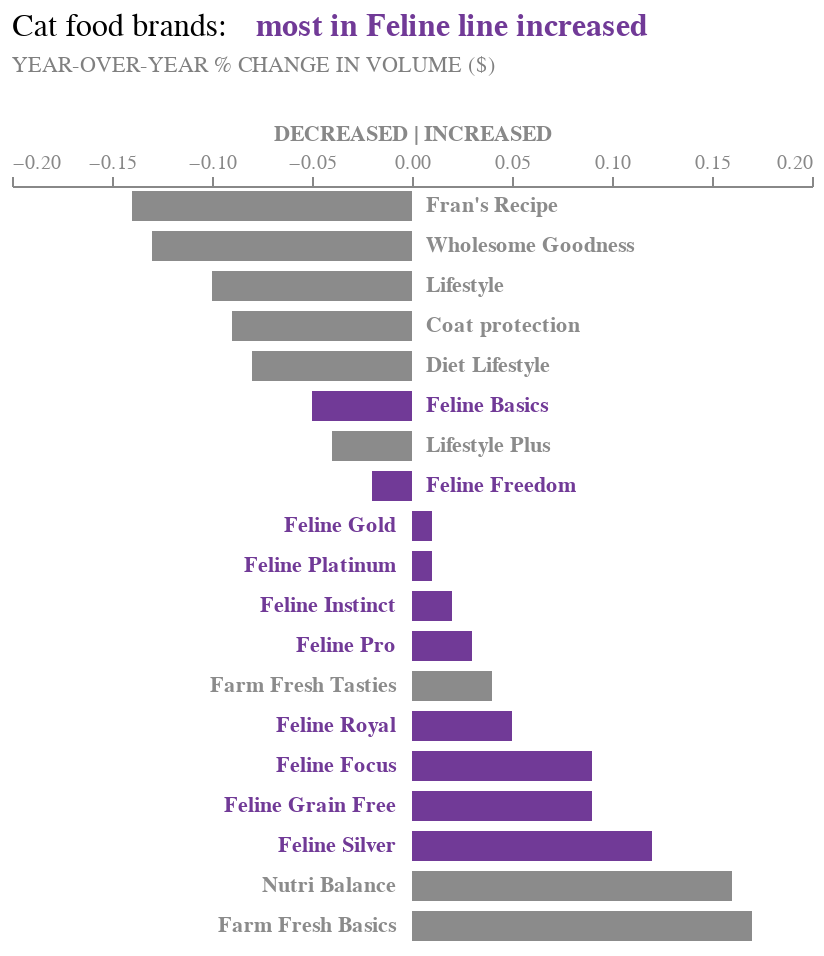

Write notebook code for a chart like this one.
### Markdown cell above
![Alt text](\Images\4_2b.png)

### Code cell
conditions = [
    f'datum.Brands == "{brand}"' for brand in table['Brands'] if 'Feline' in brand
]

condition = f"({'|'.join(conditions)})"


chart_purple = alt.Chart(table).mark_bar( 
        size = 15
        ).encode(
    x = alt.X(
        "Change", 
        scale = alt.Scale(domain = [-0.20, 0.20]), 
        axis = alt.Axis(grid = False, orient = "top", labelColor = "#888888", titleColor = '#888888'),
        title = "DECREASED | INCREASED"
        ),
    y = alt.Y("Brands", sort = None, axis = None),
    color = alt.condition(condition,
                          alt.value('#713a97'), alt.value('#8b8b8b'))
    )

label1_purple = alt.Chart(table.loc[table['Change'] < 0]).mark_text(align = 'left', fontWeight = 700).encode(
    x = alt.value(207),
    y = alt.Y('Brands', sort = None),
    text = alt.Text('Brands'),
    color = alt.condition(condition,
                          alt.value('#713a97'), alt.value('#8b8b8b'))
    )

label2_purple = alt.Chart(table.loc[table['Change'] > 0]).mark_text(align = 'right', fontWeight = 700).encode(
    x = alt.value(192),
    y = alt.Y('Brands', sort = None),
    text = alt.Text('Brands'),
    color = alt.condition(condition,
                          alt.value('#713a97'), alt.value('#8b8b8b'))
    )

title_purple = alt.Chart(
    {"values": [{"text":  [
        'most in Feline line increased'
         ]}]}
).mark_text(size = 16, align = "left", dx = -78, dy = -270, fontWeight = 700, color = '#713a97').encode(
    text = "text:N"
)




final = chart_purple + label1_purple + label2_purple + title_bw + title_purple + subtitle_bw

final.properties(width = 400).configure_view(stroke = None)

### Figure 1 — Vega-Lite specification as saved in the notebook (floating-point values rounded to 4 significant figures)
{"config": {"view": {"continuousWidth": 300, "continuousHeight": 300, "stroke": null}}, "layer": [{"data": {"name": "data-9ee411e192bdf834e5a77b44a346fa8f"}, "mark": {"type": "bar", "size": 15}, "encoding": {"color": {"condition": {"test": "(datum.Brands == \"Feline Basics\"|datum.Brands == \"Feline Freedom\"|datum.Brands == \"Feline Gold\"|datum.Brands == \"Feline Platinum\"|datum.Brands == \"Feline Instinct\"|datum.Brands == \"Feline Pro\"|datum.Brands == \"Feline Royal\"|datum.Brands == \"Feline Focus\"|datum.Brands == \"Feline Grain Free\"|datum.Brands == \"Feline Silver\")", "value": "#713a97"}, "value": "#8b8b8b"}, "x": {"axis": {"grid": false, "labelColor": "#888888", "orient": "top", "titleColor": "#888888"}, "field": "Change", "scale": {"domain": [-0.2, 0.2]}, "title": "DECREASED | INCREASED", "type": "quantitative"}, "y": {"axis": null, "field": "Brands", "sort": null, "type": "nominal"}}}, {"data": {"name": "data-0cc3663d469e54c83c8449d2705bfe37"}, "mark": {"type": "text", "align": "left", "fontWeight": 700}, "encoding": {"color": {"condition": {"test": "(datum.Brands == \"Feline Basics\"|datum.Brands == \"Feline Freedom\"|datum.Brands == \"Feline Gold\"|datum.Brands == \"Feline Platinum\"|datum.Brands == \"Feline Instinct\"|datum.Brands == \"Feline Pro\"|datum.Brands == \"Feline Royal\"|datum.Brands == \"Feline Focus\"|datum.Brands == \"Feline Grain Free\"|datum.Brands == \"Feline Silver\")", "value": "#713a97"}, "value": "#8b8b8b"}, "text": {"field": "Brands", "type": "nominal"}, "x": {"value": 207}, "y": {"field": "Brands", "sort": null, "type": "nominal"}}}, {"data": {"name": "data-ec5f7c8dc3e548f95008aa754a246610"}, "mark": {"type": "text", "align": "right", "fontWeight": 700}, "encoding": {"color": {"condition": {"test": "(datum.Brands == \"Feline Basics\"|datum.Brands == \"Feline Freedom\"|datum.Brands == \"Feline Gold\"|datum.Brands == \"Feline Platinum\"|datum.Brands == \"Feline Instinct\"|datum.Brands == \"Feline Pro\"|datum.Brands == \"Feline Royal\"|datum.Brands == \"Feline Focus\"|datum.Brands == \"Feline Grain Free\"|datum.Brands == \"Feline Silver\")", "value": "#713a97"}, "value": "#8b8b8b"}, "text": {"field": "Brands", "type": "nominal"}, "x": {"value": 192}, "y": {"field": "Brands", "sort": null, "type": "nominal"}}}, {"data": {"name": "data-61ed60cd51bbea95a6d688536e3e2c35"}, "mark": {"type": "text", "align": "left", "color": "black", "dx": -200, "dy": -270, "fontWeight": "normal", "size": 16}, "encoding": {"text": {"field": "text", "type": "nominal"}}}, {"data": {"name": "data-19ea155562c358d38165a59a968b6f99"}, "mark": {"type": "text", "align": "left", "color": "#713a97", "dx": -78, "dy": -270, "fontWeight": 700, "size": 16}, "encoding": {"text": {"field": "text", "type": "nominal"}}}, {"data": {"name": "data-ba11cdcb5208607813ec99b1dd569bab"}, "mark": {"type": "text", "align": "left", "color": "gray", "dx": -200, "dy": -250, "fontWeight": "normal", "size": 11}, "encoding": {"text": {"field": "text", "type": "nominal"}}}], "width": 400, "$schema": "https://vega.github.io/schema/vega-lite/v5.8.0.json", "datasets": {"data-9ee411e192bdf834e5a77b44a346fa8f": [{"spacing for dot plot": 0, "Brands": "Fran's Recipe", "Change": -0.14}, {"spacing for dot plot": 1, "Brands": "Wholesome Goodness", "Change": -0.13}, {"spacing for dot plot": 2, "Brands": "Lifestyle", "Change": -0.1}, {"spacing for dot plot": 3, "Brands": "Coat protection", "Change": -0.09}, {"spacing for dot plot": 4, "Brands": "Diet Lifestyle", "Change": -0.08}, {"spacing for dot plot": 5, "Brands": "Feline Basics", "Change": -0.05}, {"spacing for dot plot": 6, "Brands": "Lifestyle Plus", "Change": -0.04}, {"spacing for dot plot": 7, "Brands": "Feline Freedom", "Change": -0.02}, {"spacing for dot plot": 8, "Brands": "Feline Gold", "Change": 0.01}, {"spacing for dot plot": 9, "Brands": "Feline Platinum", "Change": 0.01}, {"spacing for dot plot": 10, "Brands": "Feline Instinct", "Change": 0.02}, {"spacing for dot plot": 11, "Brands": "Feline Pro", "Change": 0.03}, {"spacing for dot plot": 12, "Brands": "Farm Fresh Tasties", "Change": 0.04}, {"spacing for dot plot": 13, "Brands": "Feline Royal", "Change": 0.05}, {"spacing for dot plot": 14, "Brands": "Feline Focus", "Change": 0.09}, {"spacing for dot plot": 15, "Brands": "Feline Grain Free", "Change": 0.09}, {"spacing for dot plot": 16, "Brands": "Feline Silver", "Change": 0.12}, {"spacing for dot plot": 17, "Brands": "Nutri Balance", "Change": 0.16}, {"spacing for dot plot": 18, "Brands": "Farm Fresh Basics", "Change": 0.17}], "data-0cc3663d469e54c83c8449d2705bfe37": [{"spacing for dot plot": 0, "Brands": "Fran's Recipe", "Change": -0.14}, {"spacing for dot plot": 1, "Brands": "Wholesome Goodness", "Change": -0.13}, {"spacing for dot plot": 2, "Brands": "Lifestyle", "Change": -0.1}, {"spacing for dot plot": 3, "Brands": "Coat protection", "Change": -0.09}, {"spacing for dot plot": 4, "Brands": "Diet Lifestyle", "Change": -0.08}, {"spacing for dot plot": 5, "Brands": "Feline Basics", "Change": -0.05}, {"spacing for dot plot": 6, "Brands": "Lifestyle Plus", "Change": -0.04}, {"spacing for dot plot": 7, "Brands": "Feline Freedom", "Change": -0.02}], "data-ec5f7c8dc3e548f95008aa754a246610": [{"spacing for dot plot": 8, "Brands": "Feline Gold", "Change": 0.01}, {"spacing for dot plot": 9, "Brands": "Feline Platinum", "Change": 0.01}, {"spacing for dot plot": 10, "Brands": "Feline Instinct", "Change": 0.02}, {"spacing for dot plot": 11, "Brands": "Feline Pro", "Change": 0.03}, {"spacing for dot plot": 12, "Brands": "Farm Fresh Tasties", "Change": 0.04}, {"spacing for dot plot": 13, "Brands": "Feline Royal", "Change": 0.05}, {"spacing for dot plot": 14, "Brands": "Feline Focus", "Change": 0.09}, {"spacing for dot plot": 15, "Brands": "Feline Grain Free", "Change": 0.09}, {"spacing for dot plot": 16, "Brands": "Feline Silver", "Change": 0.12}, {"spacing for dot plot": 17, "Brands": "Nutri Balance", "Change": 0.16}, {"spacing for dot plot": 18, "Brands": "Farm Fresh Basics", "Change": 0.17}], "data-61ed60cd51bbea95a6d688536e3e2c35": [{"text": ["Cat food brands:"]}], "data-19ea155562c358d38165a59a968b6f99": [{"text": ["most in Feline line increased"]}], "data-ba11cdcb5208607813ec99b1dd569bab": [{"text": ["YEAR-OVER-YEAR % CHANGE IN VOLUME ($)"]}]}}
